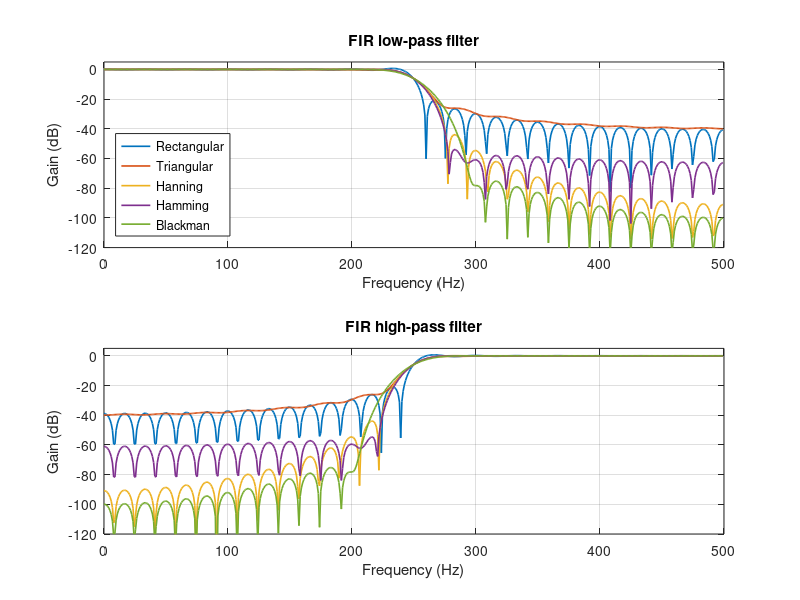

MATLAB code to generate this figure:
clc; clear; close all;
fs = 1000;  fp = 200;  fst = 300;  M = 60;
Wn = (fp + fst)/fs;
names = {'Rectangular', 'Triangular', 'Hanning', 'Hamming', 'Blackman'};
w = [rectwin(M+1) triang(M+1) hann(M+1) hamming(M+1) blackman(M+1)];

for i = 1:5
    [HL(:,i), f] = freqz(fir1(M, Wn, 'low',  w(:,i)), 1, 512, fs);
    HH(:,i)      = freqz(fir1(M, Wn, 'high', w(:,i)), 1, 512, fs);
end
GL = 20*log10(abs(HL) + eps);
GH = 20*log10(abs(HH) + eps);
ripple = max(abs(GL(f <= fp, :)));
atten  = -max(GL(f >= fst, :));

fprintf('%-13s %-22s %-22s\n', 'Window', 'Pass-band ripple (dB)', 'Stop-band atten. (dB)');
for i = 1:5
    fprintf('%-13s %-22.3f %-22.2f\n', names{i}, ripple(i), atten(i));
end

subplot(2,1,1); plot(f, GL, 'LineWidth', 1.2); title('FIR low-pass filter');
xlabel('Frequency (Hz)'); ylabel('Gain (dB)'); axis([0 500 -120 5]); grid on;
legend(names, 'Location', 'southwest');
subplot(2,1,2); plot(f, GH, 'LineWidth', 1.2); title('FIR high-pass filter');
xlabel('Frequency (Hz)'); ylabel('Gain (dB)'); axis([0 500 -120 5]); grid on;
